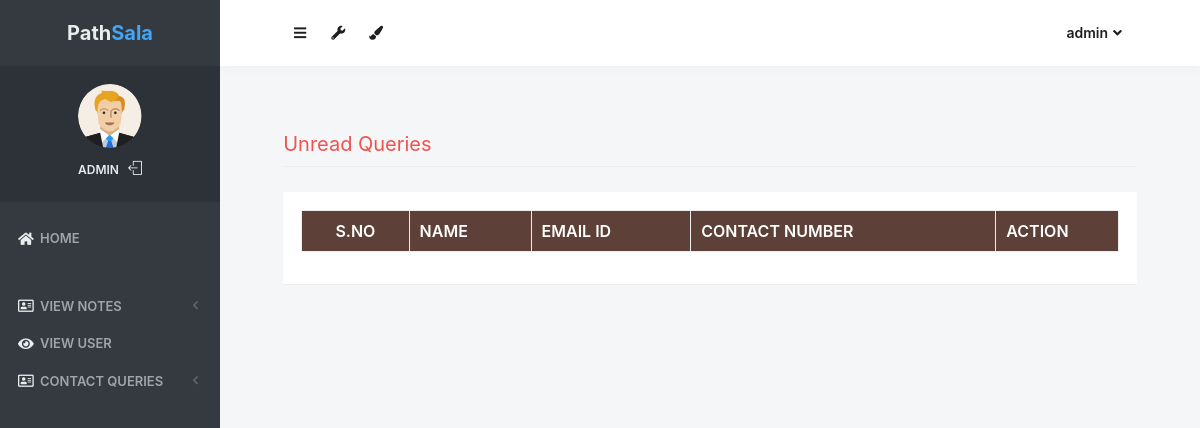
/unread_queries (signed in), run on an earlier commit of the app's database.
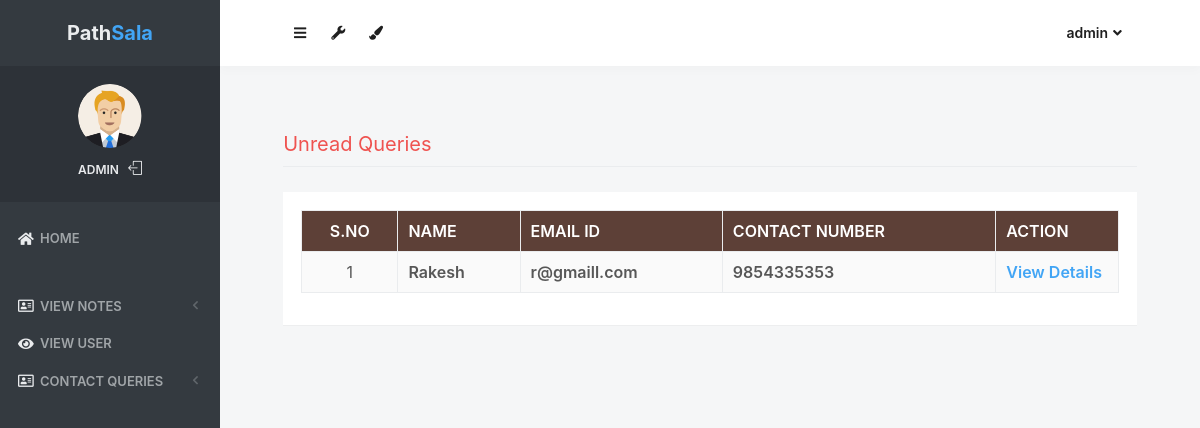
And on a later commit of the database.
### notes/models.py (models this page shows, shortened)
class Contact(models.Model):
    fullname = models.CharField(max_length=100, null=True)
    email = models.CharField(max_length=50, null=True)
    mobile = models.CharField(max_length=15, null=True)
    subject = models.CharField(max_length=100, null=True)
    message = models.CharField(max_length=300, null=True)
    msgdate = models.DateField(null=True)
    isread = models.CharField(max_length=10,null=True)

### notes/views.py (the view)
# urls.py: path('unread_queries', unread_queries, name='unread_queries'),
def unread_queries(request):
    if not request.user.is_authenticated:
        return redirect('login_admin')
    contact = Contact.objects.filter(isread="no")
    return render(request,'unread_queries.html', locals())

### notes/templates/unread_queries.html (shortened to what this page needs)
{% load static %}
<html lang="en" class="no-focus">
    <head>
        <link rel="stylesheet" href="{% static 'js/plugins/datatables/dataTables.bootstrap4.min.css' %}">
        <link rel="stylesheet" id="css-main" href="{% static 'css1/codebase.min.css' %}">
    </head>
    <body>
        <div id="page-container" class="sidebar-o sidebar-inverse side-scroll page-header-fixed main-content-narrow">
         {% include "sidebar.html" %}
            {% include "admin_nav.html" %}
            <main id="main-container">
                <div class="content">
                    <h2 class="content-heading text-danger">Unread Queries</h2>
                    <div class="block">
                        <div class="block-content block-content-full">
                            <table class="table table-bordered table-striped table-vcenter js-dataTable-full-pagination">
                                <thead class="text-white" style="background-color : #5d4037;">
                                    <tr>
                                        <th class="text-center">S.No</th>
                                        <th class="d-none d-sm-table-cell">Name</th>
                                        <th class="d-none d-sm-table-cell">Email ID</th>
                                        <th class="d-none d-sm-table-cell">Contact Number</th>
                                        <th class="d-none d-sm-table-cell" style="width: 15%;">Action</th>
                                    </tr>
                                </thead>
                                {% for i in contact %}
                                <tbody>
                                    <tr>
                                        <td class="text-center">{{forloop.counter}}</td>
                                        <td class="font-w600">{{i.fullname}}</td>
                                        <td class="font-w600">{{i.email}}</td>
                                        <td class="font-w600">{{i.mobile}}</td>
										<td class="font-w600"><a href="{% url 'view_queries' i.id %}" class="text-primary">View Details</a></td>
                                    </tr>
                                        {% endfor %}
                                </tbody>
                            </table>
                        </div>
                    </div>
                </div>
            </main>
</div>
 <link rel="stylesheet" href="https://use.fontawesome.com/releases/v5.6.3/css/all.css">
    </body>
</html>

What changed in the data, as far as the page shows it:
added Contact: fullname "Rakesh", email "r@gmaill.com", mobile "9854335353"
